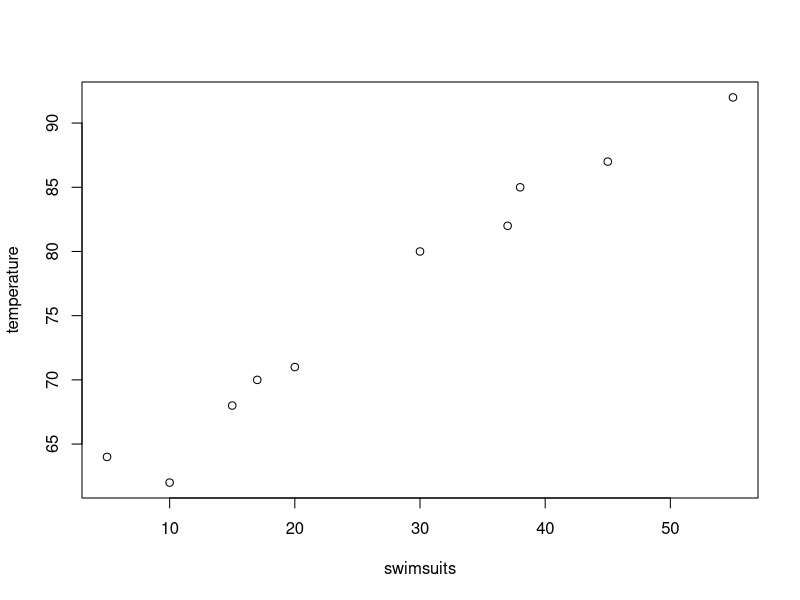
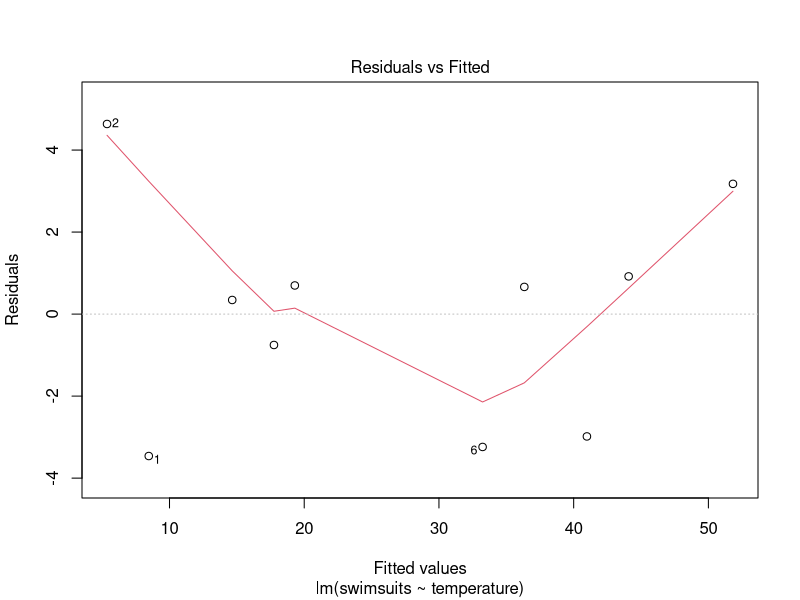
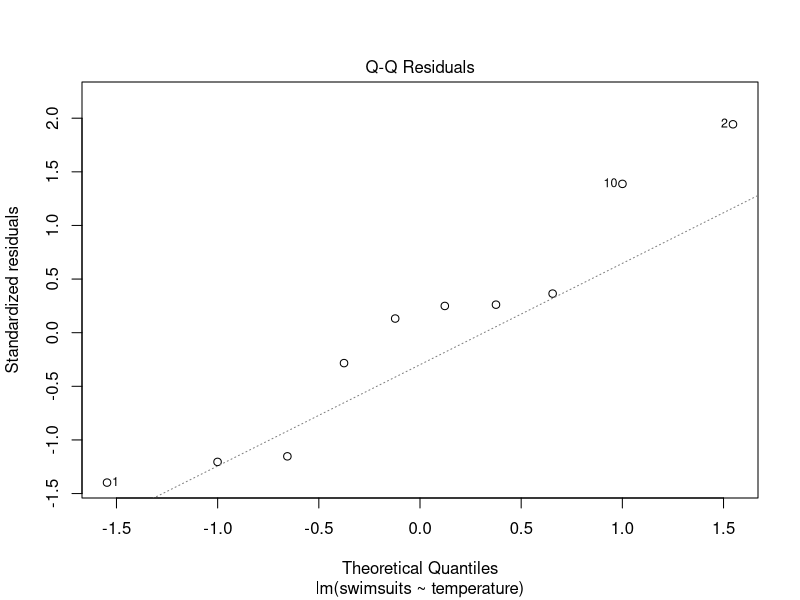
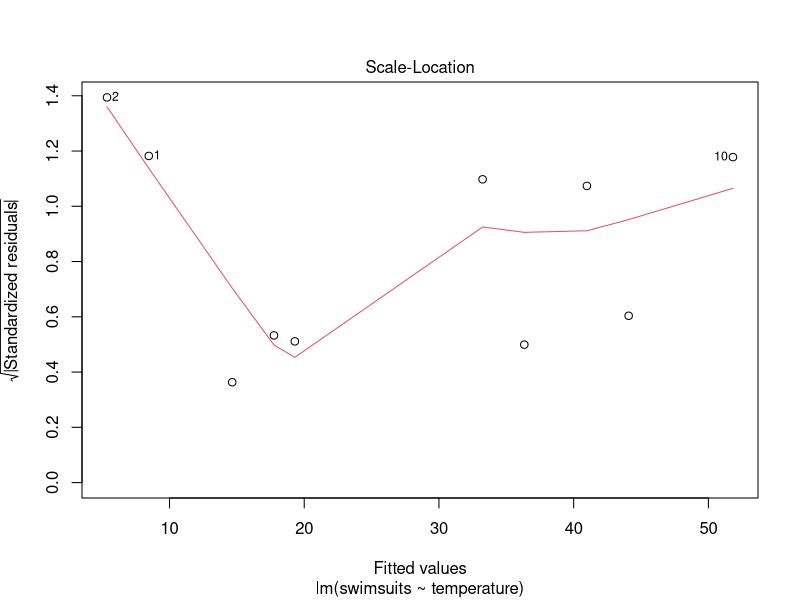
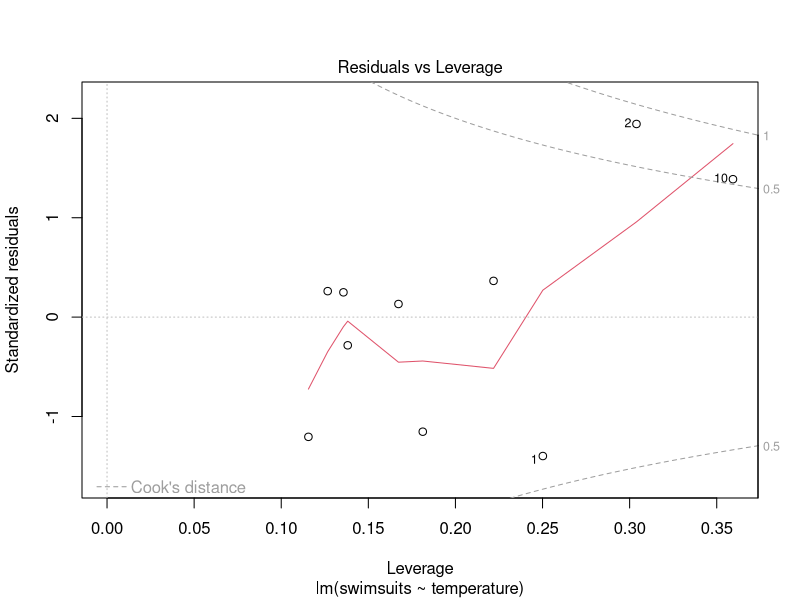

Write the R code that produced these figures, in order.
## ---- chunk 1
knitr::opts_chunk$set(echo = TRUE)
## ---- chunk 2
data <- data.frame(swimsuits=c(5,10,15,17,20,30,37,38,45,55), temperature=c(64,62,68,70,71,80,82,85,87,92))
data
plot(data)
fit <- lm(swimsuits~temperature, data=data)
plot(fit)
anova(fit)
summary(fit)
## ---- chunk 3
predict(fit, interval="confidence", level=0.95)
newpoint <- data.frame(swimsuits=NA, temperature=75)
predict(fit, newdata=newpoint, interval="prediction", level=0.95)
